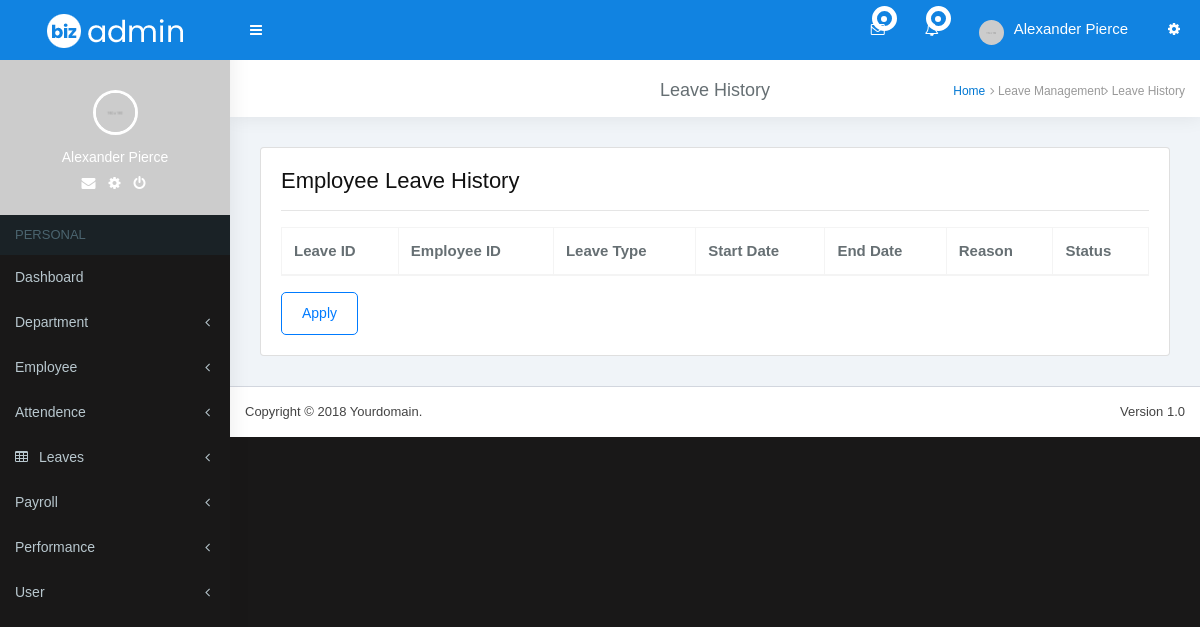
Before: /admin/leaves_history.php (signed in) with the older database file.
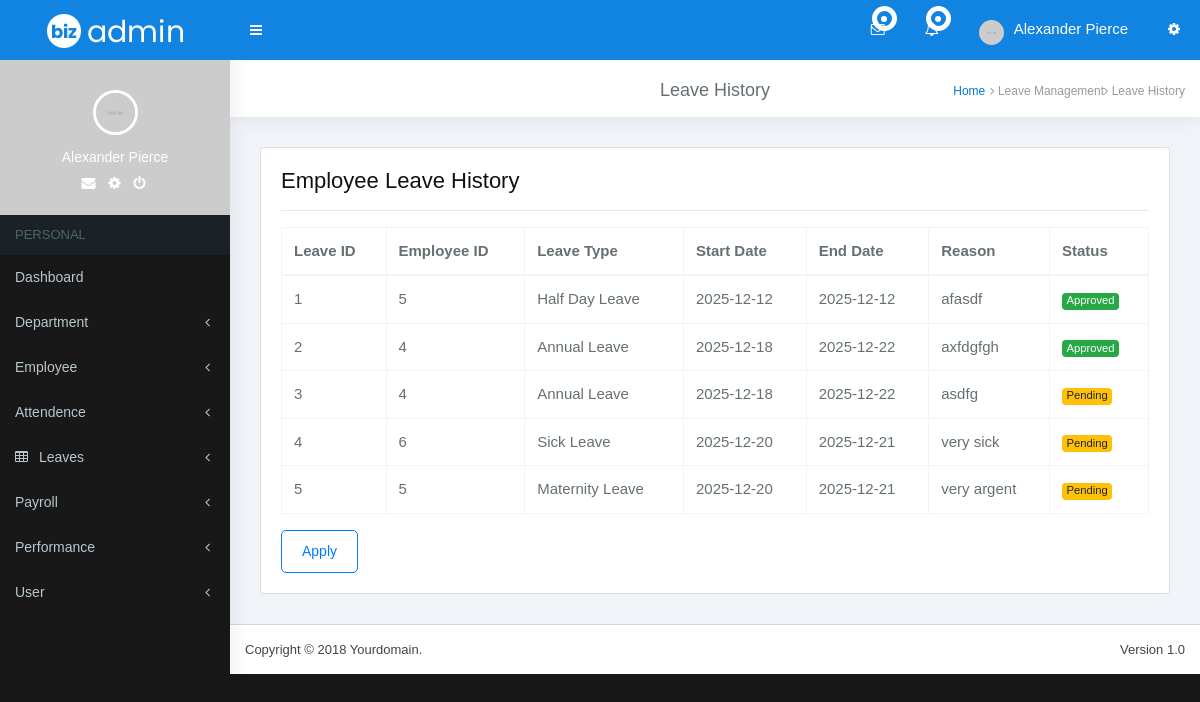
After: the same page with the newer database file.
### tables this page shows
CREATE TABLE `leaves` (
  `leave_id` int(11) NOT NULL,
  `employee_id` int(11) NOT NULL,
  `leave_type` varchar(50) NOT NULL,
  `start_date` date NOT NULL,
  `end_date` date NOT NULL,
  `reason` varchar(100) NOT NULL,
  `status` varchar(20) NOT NULL,
  `approved_by` int(11) NOT NULL
);

### admin/leaves_history.php (the view, shortened to what this page needs)
<?php
include_once("includes/db_config.php");
?>
<!DOCTYPE html>
<html lang="en">
<head>
<link rel="stylesheet" href="dist/bootstrap/css/bootstrap.min.css">
<link rel="stylesheet" href="dist/css/style.css">
<link rel="stylesheet" href="dist/css/font-awesome/css/font-awesome.min.css">
<link rel="stylesheet" href="dist/css/skins/_all-skins.min.css">
</head>
<body class="skin-blue sidebar-mini">
<div class="wrapper boxed-wrapper">
  <?php include_once("includes/header.php"); ?>
  <?php include_once("includes/leftbar.php"); ?>
  <div class="content-wrapper">
    <div class="content-header sty-one">
      <h1 class="text-center">Leave History</h1>
      <ol class="breadcrumb">
        <li><a href="#">Home</a></li>
        <li><i class="fa fa-angle-right"></i> Leave Management</li>
        <li><i class="fa fa-angle-right"></i> Leave History</li>
      </ol>
    </div>
    <div class="content">
      <div class="card">
        <div class="card-body">
          <h4 class="text-black text-dark">Employee Leave History</h4>
          <hr>
          <?php
          $result = $conn->query("SELECT * FROM leaves ORDER BY leave_id");
          ?>
          <table class="table table-bordered mt-3">
            <thead>
              <tr>
                <th>Leave ID</th>
                <th>Employee ID</th>
                <th>Leave Type</th>
                <th>Start Date</th>
                <th>End Date</th>
                <th>Reason</th>
                <th>Status</th>
              </tr>
            </thead>
            <tbody>
            <?php while($row = $result->fetch_assoc()): ?>
              <tr>
                <td><?php echo $row['leave_id']; ?></td>
                <td><?php echo $row['employee_id']; ?></td>
                <td><?php echo $row['leave_type']; ?></td>
                <td><?php echo $row['start_date']; ?></td>
                <td><?php echo $row['end_date']; ?></td>
                <td><?php echo $row['reason']; ?></td>
                <td>
                  <?php
                  if($row['status'] == "Pending"){
                      echo "<span class='badge badge-warning'>Pending</span>";
                  } elseif($row['status'] == "Approved"){
                      echo "<span class='badge badge-success'>Approved</span>";
                  } else {
                      echo "<span class='badge badge-danger'>Rejected</span>";
                  }
                  ?>
                </td>
              </tr>
            <?php endwhile; ?>
            </tbody>
          </table>
          <a href="leaves_apply.php"><input type="button" value="Apply" class="btn btn-outline-primary"></a>
        </div>
      </div>
    </div>
  </div>
  <footer class="main-footer">
    <div class="pull-right hidden-xs">Version 1.0</div>
    Copyright © 2018 Yourdomain.
  </footer>
</div>
</body>
</html>

Changed rows visible on the page:
added leaves: leave_id "1", employee "5", leave_type "Half Day Leave", start_date "2025-12-12", end_date "2025-12-12", reason "afasdf", status "Approved"
added leaves: leave_id "2", employee "4", leave_type "Annual Leave", start_date "2025-12-18", end_date "2025-12-22", reason "axfdgfgh", status "Approved"
added leaves: leave_id "3", employee "4", leave_type "Annual Leave", start_date "2025-12-18", end_date "2025-12-22", reason "asdfg", status "Pending"
added leaves: leave_id "4", employee "6", leave_type "Sick Leave", start_date "2025-12-20", end_date "2025-12-21", reason "very sick", status "Pending"
added leaves: leave_id "5", employee "5", leave_type "Maternity Leave", start_date "2025-12-20", end_date "2025-12-21", reason "very argent", status "Pending"
